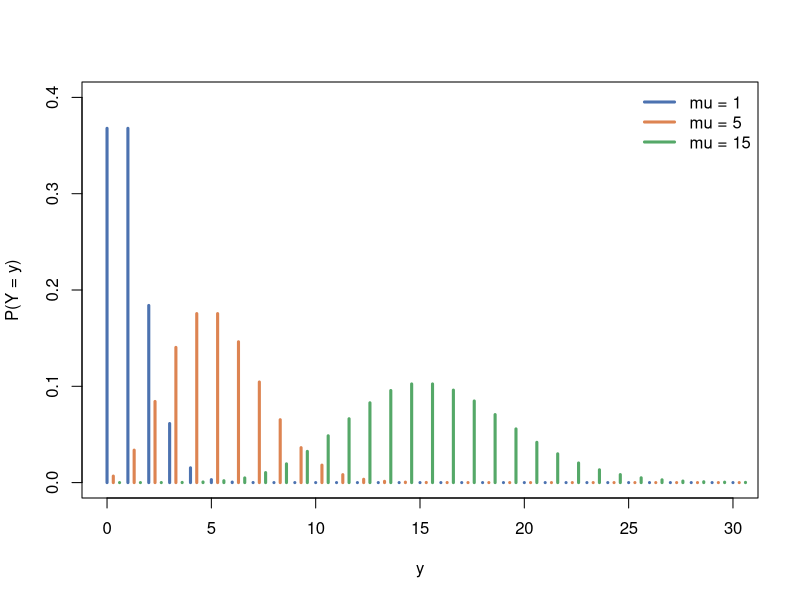
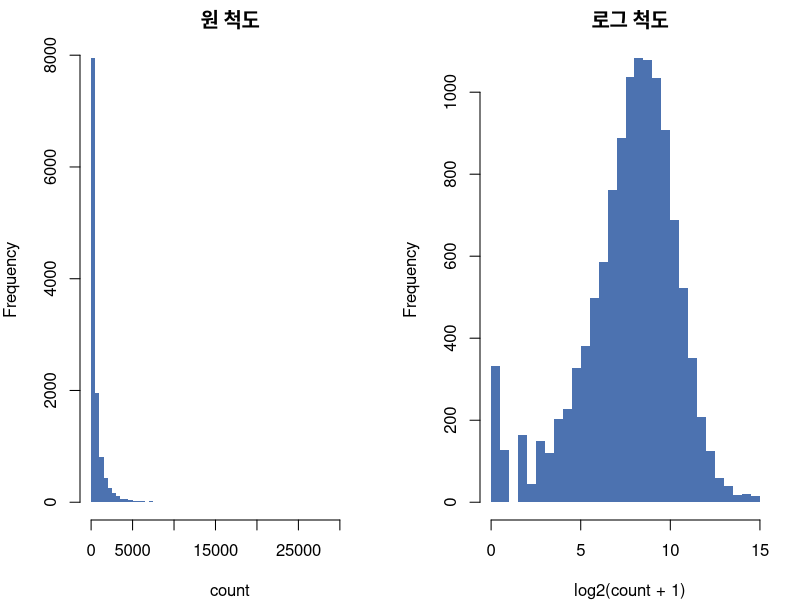
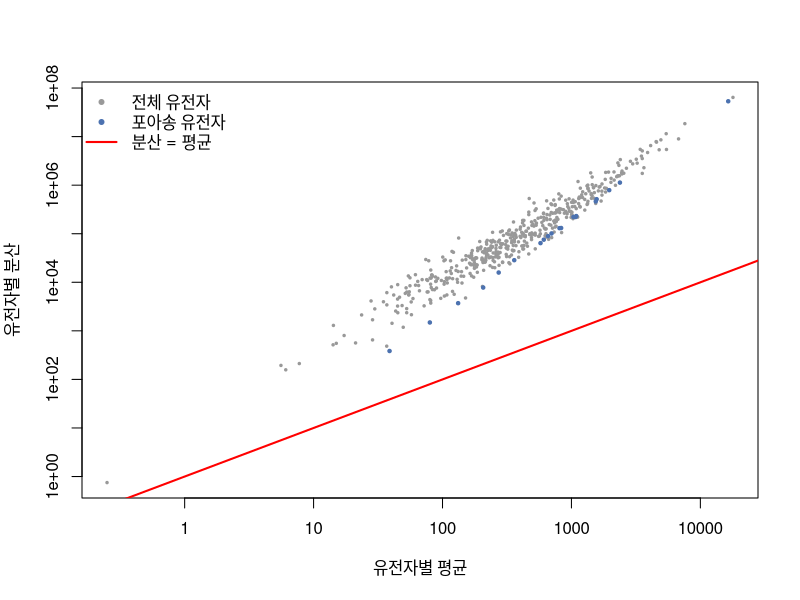
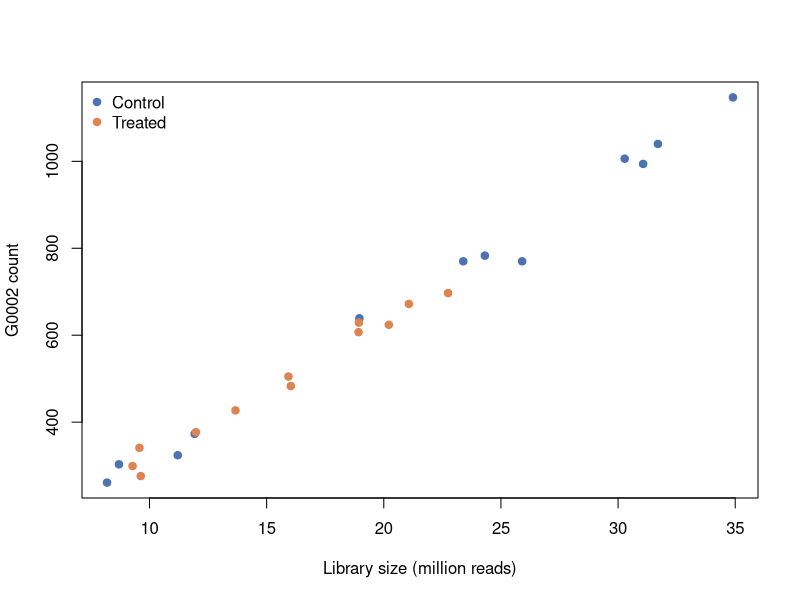

Recreate these plots in R, in order.
## ---- chunk 1
#| label: setup
#| include: false
cnt <- read.csv("data/rnaseq_counts.csv", row.names = 1)
smp <- read.csv("data/rnaseq_samples.csv")
tru <- read.csv("data/rnaseq_truth.csv", row.names = 1)
smp$group <- factor(smp$group, levels = c("Control", "Treated"))
smp$batch <- factor(smp$batch)
## ---- chunk 2
#| label: pois-shapes
#| fig-cap: "평균이 커질수록 퍼지고 대칭에 가까워짐"
x <- 0:30
plot(x, dpois(x, 1), type = "h", lwd = 3, col = "#4c72b0",
     ylim = c(0, 0.4), xlab = "y", ylab = "P(Y = y)")
points(x + 0.3, dpois(x, 5), type = "h", lwd = 3, col = "#dd8452")
points(x + 0.6, dpois(x, 15), type = "h", lwd = 3, col = "#55a868")
legend("topright", bty = "n", lwd = 3,
       col = c("#4c72b0", "#dd8452", "#55a868"),
       legend = c("mu = 1", "mu = 5", "mu = 15"))
## ---- chunk 3
#| label: load
cnt <- read.csv("data/rnaseq_counts.csv", row.names = 1)
smp <- read.csv("data/rnaseq_samples.csv")
tru <- read.csv("data/rnaseq_truth.csv", row.names = 1)
smp$group <- factor(smp$group, levels = c("Control", "Treated"))
smp$batch <- factor(smp$batch)
dim(cnt)
head(smp, 4)
table(smp$group, smp$batch)
## ---- chunk 4
#| label: count-dist
#| fig-cap: "카운트의 분포 — 오른쪽으로 길게 늘어짐"
#| fig-width: 8
#| fig-height: 3.5
op <- par(mfrow = c(1, 2), mar = c(4, 4, 2, 1))
hist(as.matrix(cnt), nclass = 100, col = "#4c72b0", border = NA,
     xlab = "count", main = "원 척도")
hist(log2(as.matrix(cnt) + 1), nclass = 50, col = "#4c72b0",
     border = NA, xlab = "log2(count + 1)", main = "로그 척도")
par(op)
## ---- chunk 5
#| label: mean-var
#| fig-cap: "평균-분산 관계 — 포아송이면 기울기 1의 직선 위에 놓여야 함"
ctl <- as.matrix(cnt[, smp$group == "Control"])
mu  <- rowMeans(ctl)
vr  <- apply(ctl, 1, var)
ok  <- mu > 0
plot(mu[ok], vr[ok], log = "xy", pch = 20, cex = 0.5, col = "#999999",
     xlab = "유전자별 평균", ylab = "유전자별 분산")
abline(0, 1, col = "red", lwd = 2)
points(mu[tru$is_poisson == 1], vr[tru$is_poisson == 1],
       pch = 20, cex = 0.7, col = "#4c72b0")
legend("topleft", bty = "n", pch = c(20, 20, NA), lwd = c(NA, NA, 2),
       col = c("#999999", "#4c72b0", "red"),
       legend = c("전체 유전자", "포아송 유전자", "분산 = 평균"))
## ---- chunk 6
#| label: libsize
round(range(smp$lib_size) / 1e6, 2)
round(max(smp$lib_size) / min(smp$lib_size), 2)
## ---- chunk 7
#| label: libsize-effect
#| fig-cap: "라이브러리 크기와 유전자 카운트"
plot(smp$lib_size / 1e6, as.numeric(cnt["G0002", ]),
     pch = 19, col = c("#4c72b0", "#dd8452")[smp$group],
     xlab = "Library size (million reads)", ylab = "G0002 count")
legend("topleft", bty = "n", pch = 19, col = c("#4c72b0", "#dd8452"),
       legend = levels(smp$group))
## ---- chunk 8
#| label: fit-g1
d <- data.frame(count = as.numeric(cnt["G0001", ]), smp)
d$off <- log(d$lib_size)
head(d[, c("sample_id", "group", "batch", "count", "lib_size")], 4)

m1 <- glm(count ~ group, family = poisson, data = d, offset = off)
summary(m1)
## ---- chunk 9
#| label: interpret-g1
c(rate_ratio = exp(coef(m1)[2]),
  log2FC = coef(m1)[2] / log(2),
  true_log2FC = tru["G0001", "true_lfc"])
## ---- chunk 10
#| label: intercept-meaning
## 절편을 CPM으로 되돌려 보기
c(from_model = exp(coef(m1)[1]) * 1e6,
  observed_cpm = mean(d$count[d$group == "Control"] /
                        d$lib_size[d$group == "Control"] * 1e6))
## ---- chunk 11
#| label: no-offset
m_no  <- glm(count ~ group, family = poisson, data = d)
m_cov <- glm(count ~ group + off, family = poisson, data = d)
round(rbind(
  `offset 사용`      = summary(m1)$coef[2, ],
  `offset 없음`      = summary(m_no)$coef[2, ],
  `log(lib)를 변수로` = summary(m_cov)$coef[2, ]), 4)
## ---- chunk 12
#| label: no-offset-why
## 우연히 두 군의 라이브러리 크기가 다르다
round(tapply(d$lib_size, d$group, mean) / 1e6, 2)

## log(lib)를 변수로 넣으면 그 계수가 1 근처로 추정됨
round(summary(m_cov)$coef["off", ], 4)
## ---- chunk 13
#| label: lm-compare
d$logcpm <- log(d$count / d$lib_size * 1e6)
lm1 <- lm(logcpm ~ group, data = d)
round(rbind(
  `Poisson (log E(Y))` = summary(m1)$coef[2, 1:2],
  `lm (E(log Y))`      = summary(lm1)$coef[2, 1:2]), 4)
## ---- chunk 14
#| label: zero-counts
## 자료 전체에서 0 카운트가 얼마나 있나
low <- cnt[tru$base_lcpm < 1, ]
c(genes = nrow(low), zero_fraction = mean(as.matrix(low) == 0))
## ---- chunk 15
#| label: multi
m2 <- glm(count ~ group + batch + I((age - 45) / 10),
          family = poisson, data = d, offset = off)
round(summary(m2)$coef, 4)
round(exp(cbind(RR = coef(m2), confint.default(m2)))[-1, ], 4)
## ---- chunk 16
#| label: mle-check
X <- model.matrix(~ group, data = d)
y <- d$count
negll <- function(b) {
  eta <- as.numeric(X %*% b) + d$off
  -sum(y * eta - exp(eta))              # log(y!)는 상수라 생략
}
o <- optim(c(-9, 1), negll, method = "BFGS")
rbind(optim = o$par, glm = coef(m1))
## ---- chunk 17
#| label: score-check
## 점수방정식 sum(x_ij (y_i - mu_i)) = 0
round(as.numeric(t(X) %*% (y - fitted(m1))), 6)
c(sum_fitted = sum(fitted(m1)), sum_observed = sum(y))
## ---- chunk 18
#| label: fit-g2
d2 <- data.frame(count = as.numeric(cnt["G0002", ]), smp)
m3 <- glm(count ~ group, family = poisson, data = d2,
          offset = log(lib_size))
round(summary(m3)$coef, 4)
c(log2FC = coef(m3)[2] / log(2), true = tru["G0002", "true_lfc"])
